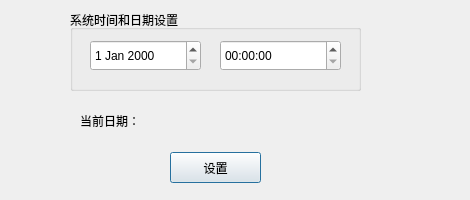
<?xml version="1.0" encoding="UTF-8"?>
<ui version="4.0">
 <class>TimeSetting</class>
 <widget class="QDialog" name="TimeSetting">
  <property name="geometry">
   <rect>
    <x>0</x>
    <y>0</y>
    <width>470</width>
    <height>200</height>
   </rect>
  </property>
  <property name="windowTitle">
   <string>Dialog</string>
  </property>
  <widget class="QGroupBox" name="groupBox">
   <property name="geometry">
    <rect>
     <x>70</x>
     <y>10</y>
     <width>291</width>
     <height>81</height>
    </rect>
   </property>
   <property name="styleSheet">
    <string notr="true">font: 75 10pt &quot;微软雅黑&quot;;</string>
   </property>
   <property name="title">
    <string>系统时间和日期设置</string>
   </property>
   <widget class="QDateEdit" name="dateEdit">
    <property name="geometry">
     <rect>
      <x>20</x>
      <y>30</y>
      <width>111</width>
      <height>31</height>
     </rect>
    </property>
   </widget>
   <widget class="QTimeEdit" name="timeEdit">
    <property name="geometry">
     <rect>
      <x>150</x>
      <y>30</y>
      <width>121</width>
      <height>31</height>
     </rect>
    </property>
   </widget>
  </widget>
  <widget class="QLabel" name="label">
   <property name="geometry">
    <rect>
     <x>80</x>
     <y>110</y>
     <width>161</width>
     <height>21</height>
    </rect>
   </property>
   <property name="styleSheet">
    <string notr="true">font: 75 11pt &quot;微软雅黑&quot;;</string>
   </property>
   <property name="text">
    <string>当前日期：</string>
   </property>
  </widget>
  <widget class="QPushButton" name="setButton">
   <property name="geometry">
    <rect>
     <x>170</x>
     <y>152</y>
     <width>91</width>
     <height>31</height>
    </rect>
   </property>
   <property name="text">
    <string>设置</string>
   </property>
  </widget>
 </widget>
 <resources/>
 <connections/>
</ui>
